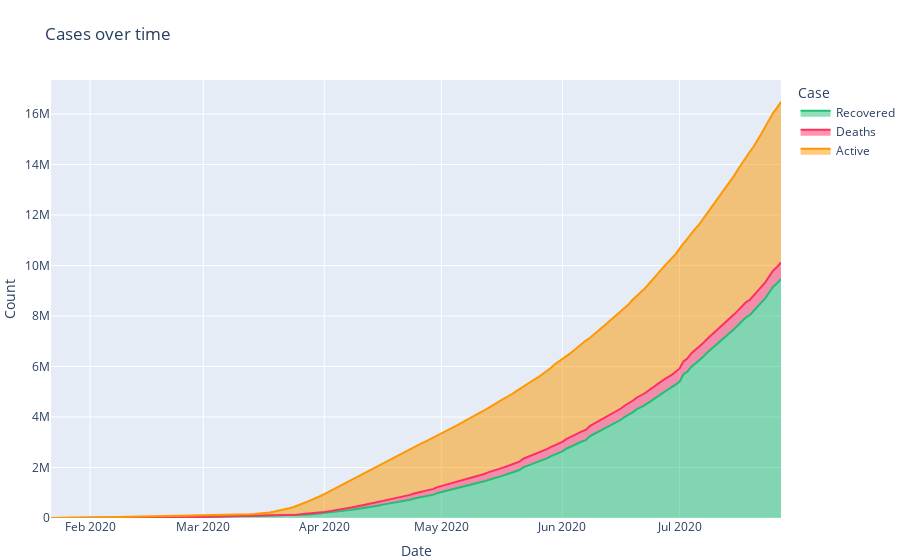

Notebook cell for this chart:
### Markdown cell above
Now, since we have seen and analyzed how the virus spread across the world over time, we should also analyze how many cases were active, recovered, and deaths over time.

### Code cell
temp = full_table.groupby('Date')['Recovered', 'Deaths', 'Active'].sum().reset_index()
temp = temp.melt(id_vars="Date", value_vars=['Recovered', 'Deaths', 'Active'],
                 var_name='Case', value_name='Count')
temp.head()

fig = px.area(temp, x="Date", y="Count", color='Case',
             title='Cases over time', color_discrete_sequence = [rec, dth, act])
fig.update_layout(margin=dict(t=80,l=0,r=0,b=0))
fig

### Figure 1 — Plotly figure (JSON) as saved in the notebook; plotly's stock layout.template omitted (floating-point values rounded to 4 significant figures; data arrays with more than 128 entries replaced by an {"elided": "..."} marker saying what was removed)
{"data": [{"hovertemplate": "Case=Recovered<br>Date=%{x}<br>Count=%{y}<extra></extra>", "legendgroup": "Recovered", "line": {"color": "#21bf73"}, "mode": "lines", "name": "Recovered", "orientation": "v", "showlegend": true, "stackgroup": "1", "type": "scatter", "x": {"elided": "188 str values"}, "xaxis": "x", "y": {"elided": "188 int values"}, "yaxis": "y"}, {"hovertemplate": "Case=Deaths<br>Date=%{x}<br>Count=%{y}<extra></extra>", "legendgroup": "Deaths", "line": {"color": "#ff2e63"}, "mode": "lines", "name": "Deaths", "orientation": "v", "showlegend": true, "stackgroup": "1", "type": "scatter", "x": {"elided": "188 str values"}, "xaxis": "x", "y": {"elided": "188 int values"}, "yaxis": "y"}, {"hovertemplate": "Case=Active<br>Date=%{x}<br>Count=%{y}<extra></extra>", "legendgroup": "Active", "line": {"color": "#fe9801"}, "mode": "lines", "name": "Active", "orientation": "v", "showlegend": true, "stackgroup": "1", "type": "scatter", "x": {"elided": "188 str values"}, "xaxis": "x", "y": {"elided": "188 int values"}, "yaxis": "y"}], "layout": {"legend": {"title": {"text": "Case"}, "tracegroupgap": 0}, "margin": {"b": 0, "l": 0, "r": 0, "t": 80}, "title": {"text": "Cases over time"}, "xaxis": {"anchor": "y", "domain": [0, 1], "title": {"text": "Date"}}, "yaxis": {"anchor": "x", "domain": [0, 1], "title": {"text": "Count"}}}}
